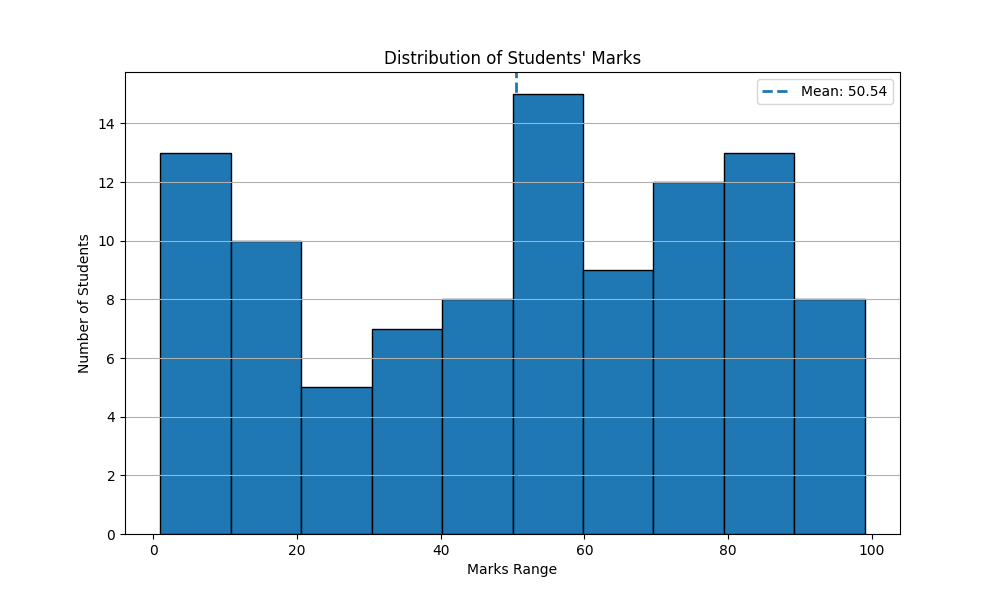

This figure's Python source:
# Author: Saloni Tiwari
# Topic: Histogram (Marks Distribution Analysis)
# Day: 05
# Description: Analyze distribution of students' marks

import matplotlib.pyplot as plt
import numpy as np

# Generate sample data (marks of 100 students)
np.random.seed(42)
marks = np.random.randint(0, 100, 100)

# Create figure
plt.figure(figsize=(10, 6))

# Histogram
plt.hist(marks, bins=10, edgecolor='black')

# Titles and labels
plt.title("Distribution of Students' Marks")
plt.xlabel("Marks Range")
plt.ylabel("Number of Students")

# Mean line
mean_marks = np.mean(marks)
plt.axvline(mean_marks, linestyle='dashed', linewidth=2, label=f"Mean: {mean_marks:.2f}")

# Legend and grid
plt.legend()
plt.grid(axis='y')

# Save graph
plt.savefig("day05_exam_marks_distribution.png")

# Show graph
plt.show()
